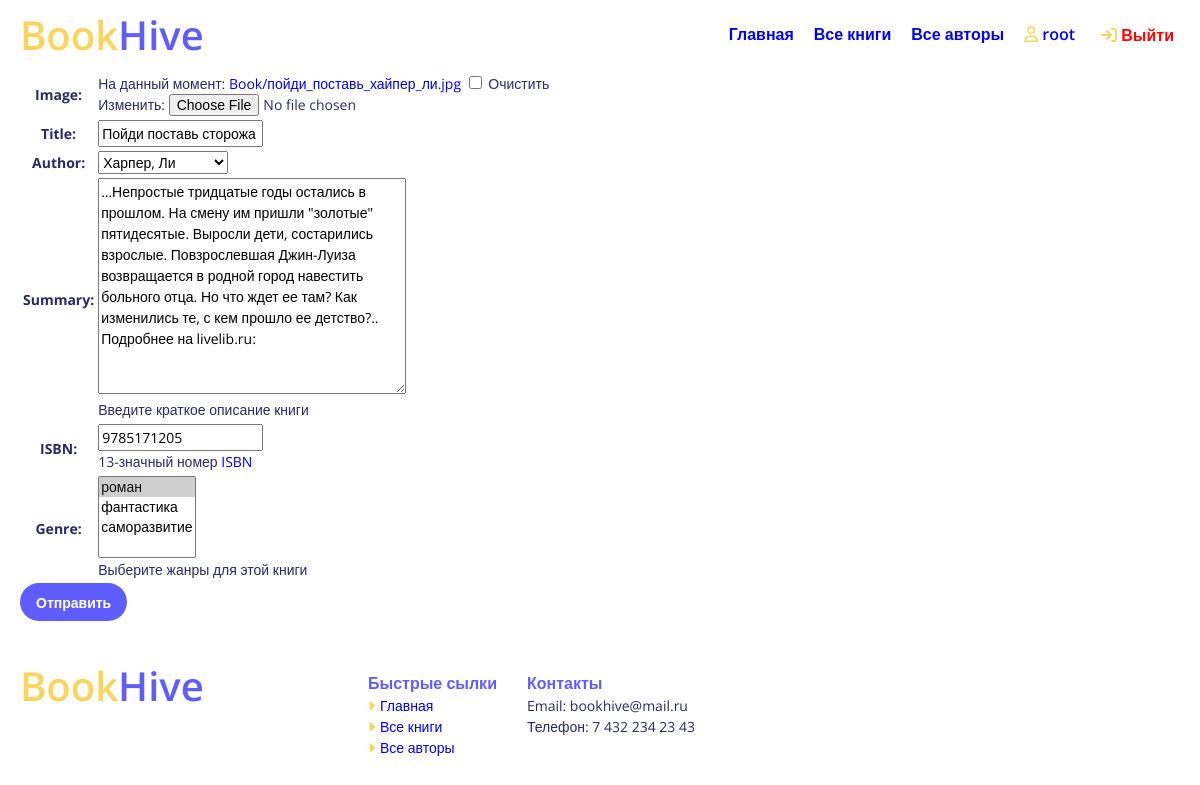
Page /catalog/book/2/update/ (signed in) on the committed database.
### catalog/models.py (models this page shows, shortened)
class Book(models.Model):
    image = models.ImageField(null=True, blank=True,default='default.jpg', upload_to='Books')
    title = models.CharField(max_length=200)
    author = models.ForeignKey('Author', on_delete=models.SET_NULL, null=True)
    summary = models.TextField(max_length=1000, help_text="Введите краткое описание книги")
    isbn = models.CharField('ISBN',max_length=13, help_text='13-значный номер <a href="https://www.isbn-international.org/content/what-isbn">ISBN</a>')
    genre = models.ManyToManyField(Genre, help_text="Выберите жанры для этой книги")
    def display_genre(self):
        """
        Создает строку для жанра. Необходимо для отображения жанра в админке.
        """
        return ', '.join([ genre.name for genre in self.genre.all()[:3] ])
    display_genre.short_description = 'Жанр'

### catalog/views.py (the view)
# urls.py: re_path(r'^book/(?P<pk>\d+)/update/$', views.BookUpdate.as_view(), name='book_update'),
class BookUpdate(LoginRequiredMixin, PermissionRequiredMixin, UpdateView):
    model = Book
    fields = ['image','title','author','summary','isbn', 'genre']
    permission_required = 'catalog.can_change_author'

### catalog/models.py (called while the page is built)
    def __str__(self):
        return self.name

    def __str__(self):
        return '%s, %s' % (self.last_name, self.first_name)

### catalog/templates/catalog/book_form.html (shortened to what this page needs)
{% extends "base_generic.html" %}
{% if perms.catalog.can_mark_returned %}
    {% block content %}
<div class="__container">
    <form action="" method="post" enctype="multipart/form-data">
        <table>
        {{ form.as_table }}
        </table>
        <input class="default_btn btn" type="submit" value="Отправить" />
    </form>
</div>
{% endblock %}
{% endif %}

### catalog/templates/base_generic.html (shortened to what this page needs)
<!DOCTYPE html>
<html lang="en">
<head>
  {% load static %}
  <link rel="stylesheet" href="{% static 'css/style.css' %}">
  <link rel="stylesheet" href="{% static 'css/catalog.css' %}">
</head>
<body>
    {% block header %}
    <header class="header">
      <div class="__container">
        <div class="header-body">
          <a href="{% url 'index' %}" class="header__logo logo">Book<span>Hive</span></a>
          <ul class="header__menu">
            <li><a href="{% url 'index' %}">Главная</a></li>
            <li><a href="{% url 'books' %}">Все книги</a></li>
            <li><a href="{% url 'authors' %}">Все авторы</a></li>
            {% if user.is_authenticated %}
                <li><a href="{% url 'profile' %}"><i class="fa-regular fa-user" style="color: #fad55e;"></i> {{ user.get_username }}</a></li>
                <li class="header__login">
                  <form method="post" action="{% url 'logout' %}" style="display: inline;">
                    <button  type="submit" style="border: none; background: none; cursor: pointer; font-weight: 600; color: red;">
                      <i class="fa-solid fa-arrow-right-to-bracket" style="color: #fad55e;"></i>
                       Выйти
                    </button>
                  </form>
              </li>
            {% else %}
                <li class="header__login"><a href="{% url 'login'%}?next={{request.path}}"><i class="fa-solid fa-arrow-right-to-bracket" style="color: #fad55e;"></i></i> Войти</a></li>
            {% endif %}
          </ul>
        </div>
      </div>
    </header>
    {% endblock %}
      <section class="page">
      {% block content %}{% endblock %}
      </section>
      <footer class="footer">
        <div class="__container">
          <div class="footer__body">
            <a href="{% url 'index' %}" class="footer__logo logo">Book<span>Hive</span></a>
          <div class="footer-info">
            <ul class="footer-list fast-link">
              <li>Быстрые сылки</li>
              <li><a href="{% url 'index' %}"><i class="fa-solid fa-caret-right" style="color: #fad55e;"></i>Главная</a></li>
              <li><a href="{% url 'books' %}"><i class="fa-solid fa-caret-right" style="color: #fad55e;"></i>Все книги</a></li>
              <li><a href="{% url 'authors' %}"><i class="fa-solid fa-caret-right" style="color: #fad55e;"></i>Все авторы</a></li>
            </ul>
            <ul class="footer-list contacts">
              <li>Контакты</li>
              <li>Email: bookhive@mail.ru</li>
              <li>Телефон: 7 432 234 23 43</li>
            </ul>
          </div>
          </div>
        </div>
      </footer>
</body>
</html>

### static/css/style.css (style rules this page uses)
*, *::before, *::after { box-sizing: border-box; }
ul, li { margin: 0; padding: 0; }
ul[class], ol[class] { padding: 0; }
body, h1, h2, h3, h4, p, ul[class], ol[class], li, figure, figcaption, blockquote, dl, dd { margin: 0; }
body { display: flex; flex-direction: column; min-height: 100vh; font-family: 'Open Sans', sans-serif; font-size: 14px; line-height: 22px; color: #292968; scroll-behavior: smooth; text-rendering: optimizeSpeed; line-height: 1.5; }
ul[class], ol[class] { list-style: none; }
li { list-style-type: none; }
a { text-decoration: none; }
a:not([class]) { text-decoration-skip-ink: auto; }
input, button, textarea, select { font: inherit; }
.__container { max-width: 1200px; padding: 0 20px; margin: 0 auto; }
.logo { font-size: 40px; font-weight: 600; color: #fad55e; text-align: center; line-height: 30px; }
.logo span { color: #605dff; }
.btn { display: inline-block !important; height: 38px; color: #fff !important; border-radius: 20px !important; border: none; font-weight: 600; cursor: pointer; padding: 8px 16px; }
.default_btn { background: #605dff !important; }
.header { width: 100%; }
.header-body { display: flex; align-items: center; justify-content: space-between; padding: 20px 0; }
.header__menu { display: flex; gap: 20px; font-size: 16px; font-weight: 500; }
.header__menu a { font-size: 16px; font-weight: 600; }
.footer { margin-top: auto; padding: 50px 0; }
.footer__body { display: flex; }
.footer__logo { display: flex; justify-content: start; width: 30%; }
.footer-info { display: flex; gap: 30px; }
.footer-list li:first-child { color: #605dff; font-size: 16px; font-weight: 600; }
.footer-list a { display: flex; align-items: center; gap: 5px; }

### rows in the picture
Book: title "Пойди поставь сторожа", author "Харпер, Ли", summary "…Непростые тридцатые годы остались в прошлом. На смену им пришли \"золотые\" пятидесятые. Выросли дети, состарились взрослые. Повзрослевшая Джин-Луиза возвращается в родной город навестить больного отца. Но что ждет ее там? Как изменились те, с кем прошло ее детство?.. Подробнее на livelib.ru:", isbn "9785171205"

### other values in the picture
{{ user.get_username }} "root"
